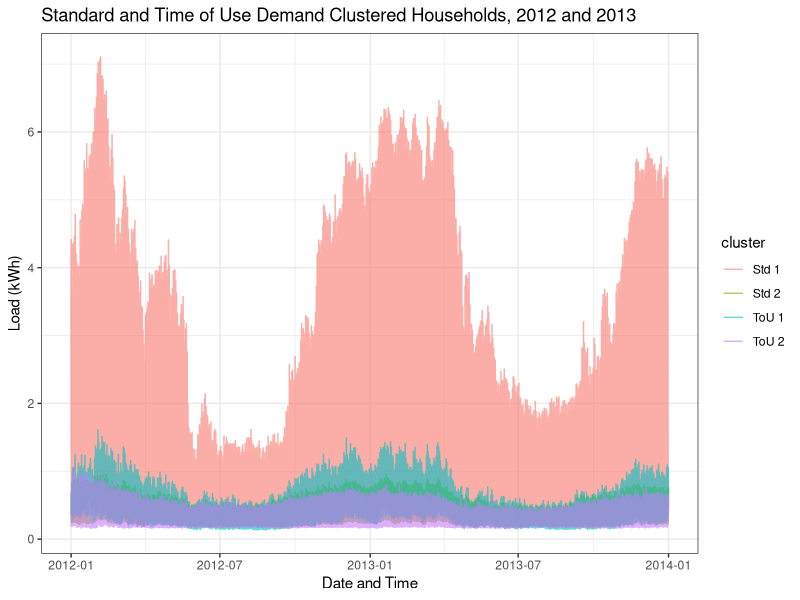
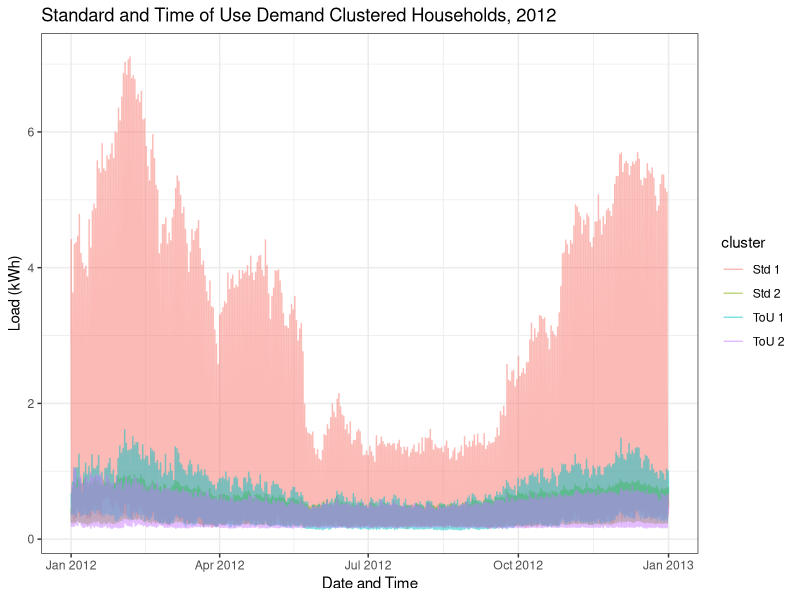
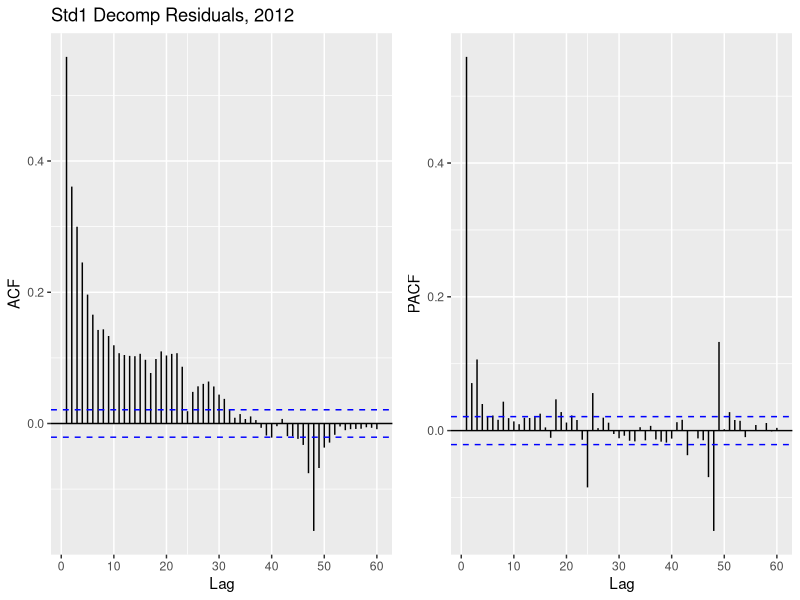
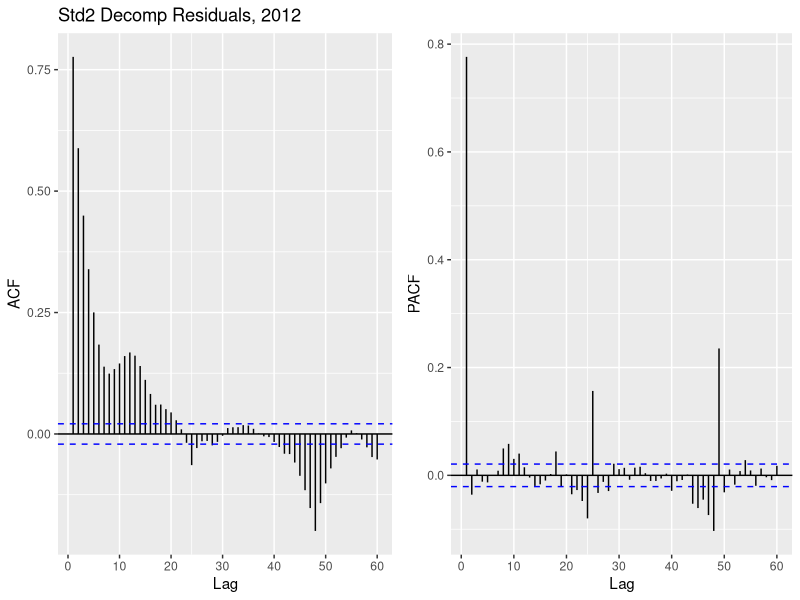
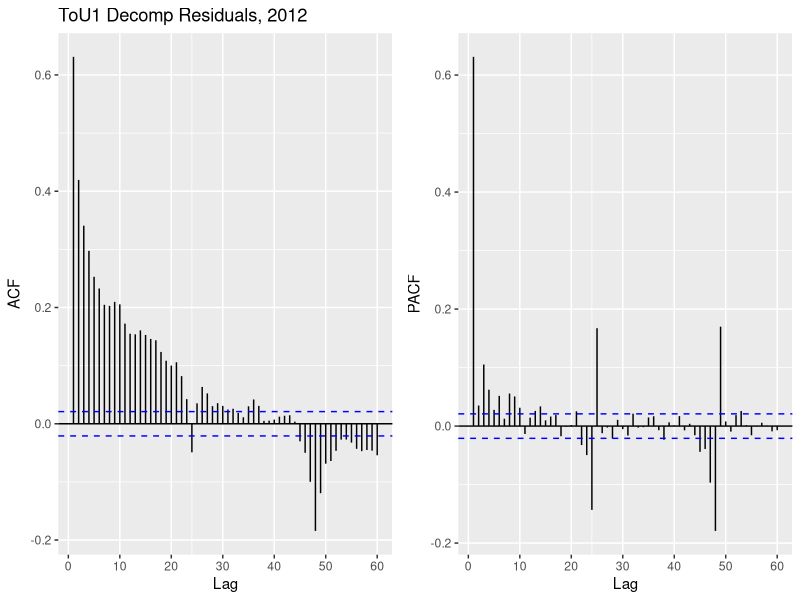
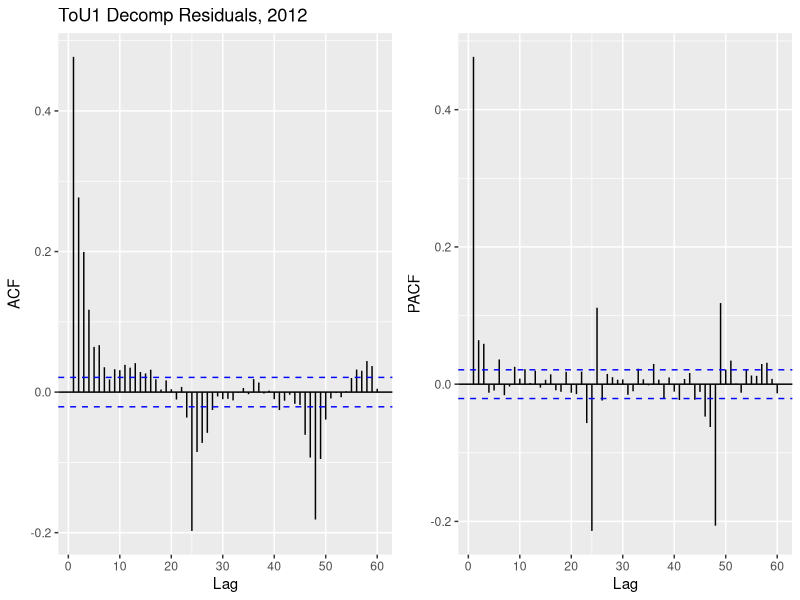

The R script that drew these images, in order:
## ---- chunk 1
knitr::opts_chunk$set(echo = TRUE)
## ---- chunk 2
library(here)
library(tseries)
library(tidyverse)
library(lubridate)
library(cowplot)
library(forecast)
## ---- chunk 3
#load in data

raw_Std <- read.csv(file="./data/processed/Std_household_load.csv",
                            header=TRUE) %>%
  mutate(datetime = ymd_hms(datetime_utc, tz = "UTC")) %>% 
  mutate(cluster = as.character(cluster)) %>% 
  select("datetime","cluster","load_kwh") %>% 
  mutate(cluster = paste("Std",cluster))


raw_ToU <- read.csv(file="./data/processed/ToU_household_load.csv",
                            header=TRUE) %>%
  mutate(datetime = ymd_hms(datetime_utc, tz = "UTC")) %>% 
  mutate(cluster = as.character(cluster)) %>% 
  select("datetime","cluster","load_kwh") %>% 
  mutate(cluster = paste("ToU",cluster))
## ---- chunk 4

raw_all <- rbind(raw_Std,raw_ToU)

#raw visualization
ggplot(raw_all)+
  geom_line(aes(x = datetime, y = load_kwh,color = cluster), alpha = 0.6)+
  labs(x = "Date and Time", y = "Load (kWh)")+
  ggtitle("Standard and Time of Use Demand Clustered Households, 2012 and 2013")+
  theme_bw()

#2012 visualization
raw_Std_2012 <- raw_Std %>% 
  filter(year(datetime)==2012)

raw_ToU_2012 <- raw_ToU %>% 
  filter(year(datetime)==2012)

raw_all_2012 <- rbind(raw_Std_2012,raw_ToU_2012)

ggplot(raw_all_2012)+
  geom_line(aes(x = datetime, y = load_kwh,color = cluster), alpha = 0.5)+
  labs(x = "Date and Time", y = "Load (kWh)")+
  ggtitle("Standard and Time of Use Demand Clustered Households, 2012")+
  theme_bw()
## ---- chunk 5
processed_Std_2012 <- raw_Std %>%
  pivot_wider(names_from = cluster,
              values_from = load_kwh) %>% 
  select("datetime","Std 1","Std 2") %>% 
  filter(year(datetime) == 2012)

processed_ToU_2012 <- raw_ToU %>%
  pivot_wider(names_from = cluster,
              values_from = load_kwh) %>% 
  select("datetime","ToU 1","ToU 2") %>% 
  filter(year(datetime) == 2012)

processed_Std_2013 <- raw_Std %>%
  pivot_wider(names_from = cluster,
              values_from = load_kwh) %>% 
  select("datetime","Std 1","Std 2") %>% 
  filter(year(datetime) == 2013)

processed_ToU_2013 <- raw_ToU %>%
  pivot_wider(names_from = cluster,
              values_from = load_kwh) %>% 
  select("datetime","ToU 1","ToU 2") %>% 
  filter(year(datetime) == 2013)

## ---- chunk 6

#2012
ts_Std1_2012 <- msts(processed_Std_2012$`Std 1`, 
                            seasonal.periods =c(24,168,8766),
                            start=c(2012,1,0)) 

ts_Std2_2012 <- msts(processed_Std_2012$`Std 2`, 
                            seasonal.periods =c(24,168,8766),
                            start=c(2012,1,0)) 

ts_ToU1_2012 <- msts(processed_ToU_2012$`ToU 1`, 
                            seasonal.periods =c(24,168,8766),
                            start=c(2012,1,0)) 

ts_ToU2_2012 <- msts(processed_ToU_2012$`ToU 2`, 
                            seasonal.periods =c(24,168,8766),
                            start=c(2012,1,0)) 

#2013

ts_Std1_2013 <- msts(processed_Std_2013$`Std 1`, 
                            seasonal.periods =c(24,168,8766),
                            start=c(2013,1,0)) 

ts_Std2_2013 <- msts(processed_Std_2013$`Std 2`, 
                            seasonal.periods =c(24,168,8766),
                            start=c(2013,1,0)) 

ts_ToU1_2013 <- msts(processed_ToU_2013$`ToU 1`, 
                            seasonal.periods =c(24,168,8766),
                            start=c(2013,1,0)) 

ts_ToU2_2013 <- msts(processed_ToU_2013$`ToU 2`, 
                            seasonal.periods =c(24,168,8766),
                            start=c(2013,1,0))

## ---- chunk 7
#std1 decomposition
Std1_2012_decomp <- ts_Std1_2012 %>% mstl()

#std2 decomp
Std2_2012_decomp <- ts_Std2_2012 %>% mstl() 

#tou1 decomposition
ToU1_2012_decomp <- ts_ToU1_2012 %>% mstl() 

#tou2 decomp
ToU2_2012_decomp <- ts_ToU2_2012 %>% mstl() 
## ---- chunk 8

plot_grid(
  autoplot(Acf(Std1_2012_decomp[,"Remainder"], lag.max = 60,plot = FALSE), main ="Std1 Decomp Residuals, 2012"),
  autoplot(Pacf(Std1_2012_decomp[,"Remainder"], lag.max = 60,plot = FALSE), main = "")
)

plot_grid(
  autoplot(Acf(Std2_2012_decomp[,"Remainder"], lag.max = 60,plot = FALSE), main ="Std2 Decomp Residuals, 2012"),
  autoplot(Pacf(Std2_2012_decomp[,"Remainder"], lag.max = 60,plot = FALSE), main = "")
)

plot_grid(
  autoplot(Acf(ToU1_2012_decomp[,"Remainder"], lag.max = 60,plot = FALSE), main ="ToU1 Decomp Residuals, 2012"),
  autoplot(Pacf(ToU1_2012_decomp[,"Remainder"], lag.max = 60,plot = FALSE), main = "")
)

plot_grid(
  autoplot(Acf(ToU2_2012_decomp[,"Remainder"], lag.max = 60,plot = FALSE), main ="ToU1 Decomp Residuals, 2012"),
  autoplot(Pacf(ToU2_2012_decomp[,"Remainder"], lag.max = 60,plot = FALSE), main = "")
)
